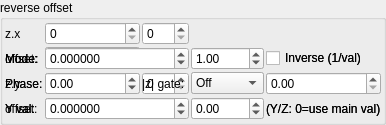
    <widget class="QGroupBox" name="groupBox_4">
     <property name="title">
      <string>reverse offset</string>
     </property>
     <layout class="QVBoxLayout" name="verticalLayout_6" stretch="0">
      <property name="spacing">
       <number>2</number>
      </property>
      <property name="leftMargin">
       <number>2</number>
      </property>
      <property name="topMargin">
       <number>2</number>
      </property>
      <property name="rightMargin">
       <number>2</number>
      </property>
      <property name="bottomMargin">
       <number>2</number>
      </property>
      <item>
       <layout class="QGridLayout" name="gridLayout_20" columnstretch="0,1,1">
        <property name="spacing">
         <number>2</number>
        </property>
        <item row="1" column="0">
         <widget class="QLabel" name="label_111">
          <property name="text">
           <string>offset:</string>
          </property>
         </widget>
        </item>
        <item row="0" column="0">
         <widget class="QLabel" name="label_44">
          <property name="text">
           <string notr="true">z.x</string>
          </property>
         </widget>
        </item>
        <item row="2" column="0">
         <widget class="QLabel" name="label_48">
          <property name="text">
           <string notr="true">z.y</string>
          </property>
         </widget>
        </item>
        <item row="3" column="0">
         <widget class="QLabel" name="label_112">
          <property name="text">
           <string>offset:</string>
          </property>
         </widget>
        </item>
        <item row="0" column="1">
         <widget class="MySpinBox" name="spinboxInt_transf_multiplier_start_iter_4">
          <property name="sizePolicy">
           <sizepolicy hsizetype="Minimum" vsizetype="Maximum">
            <horstretch>0</horstretch>
            <verstretch>0</verstretch>
           </sizepolicy>
          </property>
          <property name="maximum">
           <number>999</number>
          </property>
         </widget>
        </item>
        <item row="0" column="2">
         <widget class="MySpinBox" name="spinboxInt_transf_multiplier_stop_iter_4">
          <property name="sizePolicy">
           <sizepolicy hsizetype="Minimum" vsizetype="Maximum">
            <horstretch>0</horstretch>
            <verstretch>0</verstretch>
           </sizepolicy>
          </property>
          <property name="maximum">
           <number>999</number>
          </property>
         </widget>
        </item>
      <item row="1" column="0">
       <widget class="QLabel"><property name="text"><string>Mode:</string></property></widget>
      </item>
      <item row="1" column="1">
       <widget class="MyComboBox" name="comboBox_transf_multiplier_value_mode_4">
        <item><property name="text"><string notr="true">Constant</string></property></item>
        <item><property name="text"><string notr="true">Sine</string></property></item>
        <item><property name="text"><string notr="true">Ramp</string></property></item>
        <item><property name="text"><string notr="true">Exponential</string></property></item>
        <item><property name="text"><string notr="true">Triangle</string></property></item>
        <item><property name="text"><string notr="true">Square</string></property></item>
        <item><property name="text"><string notr="true">Smoothstep</string></property></item>
        <item><property name="text"><string notr="true">Noise</string></property></item>
        <item><property name="text"><string notr="true">Ping-pong</string></property></item>
        <item><property name="text"><string notr="true">Stepped</string></property></item>
       </widget>
      </item>
      <item row="1" column="2">
       <widget class="QLabel"><property name="text"><string>Freq:</string></property></widget>
      </item>
      <item row="1" column="3">
       <widget class="MyDoubleSpinBox" name="spinbox_transf_multiplier_frequency_4">
        <property name="minimum"><double>0.01</double></property><property name="maximum"><double>100.0</double></property>
        <property name="singleStep"><double>0.1</double></property><property name="value"><double>1.0</double></property>
       </widget>
      </item>
      <item row="1" column="4" colspan="2">
       <widget class="MyCheckBox" name="checkBox_transf_multiplier_inverse_4">
        <property name="text"><string>Inverse (1/val)</string></property>
       </widget>
      </item>
      <item row="2" column="0">
       <widget class="QLabel"><property name="text"><string>Phase:</string></property></widget>
      </item>
      <item row="2" column="1">
       <widget class="MyDoubleSpinBox" name="spinbox_transf_multiplier_phase_4">
        <property name="minimum"><double>-10.0</double></property><property name="maximum"><double>10.0</double></property>
        <property name="singleStep"><double>0.1</double></property><property name="value"><double>0.0</double></property>
       </widget>
      </item>
      <item row="2" column="2">
       <widget class="QLabel"><property name="text"><string>|z| gate:</string></property></widget>
      </item>
      <item row="2" column="3">
       <widget class="MyComboBox" name="comboBox_transf_multiplier_threshold_mode_4">
        <item><property name="text"><string notr="true">Off</string></property></item>
        <item><property name="text"><string notr="true">&gt; thresh</string></property></item>
        <item><property name="text"><string notr="true">&lt; thresh</string></property></item>
       </widget>
      </item>
      <item row="2" column="4" colspan="2">
       <widget class="MyDoubleSpinBox" name="spinbox_transf_multiplier_threshold_4">
        <property name="minimum"><double>0.0</double></property><property name="maximum"><double>1000.0</double></property>
        <property name="singleStep"><double>0.1</double></property><property name="value"><double>0.0</double></property>
       </widget>
      </item>
      <item row="3" column="0">
       <widget class="QLabel"><property name="text"><string>Y val:</string></property></widget>
      </item>
      <item row="3" column="1">
       <widget class="MyDoubleSpinBox" name="spinbox_transf_multiplier_scale_y_4">
        <property name="minimum"><double>-100.0</double></property><property name="maximum"><double>100.0</double></property>
        <property name="singleStep"><double>0.01</double></property><property name="value"><double>0.0</double></property>
       </widget>
      </item>
      <item row="3" column="2">
       <widget class="QLabel"><property name="text"><string>Z val:</string></property></widget>
      </item>
      <item row="3" column="3">
       <widget class="MyDoubleSpinBox" name="spinbox_transf_multiplier_scale_z_4">
        <property name="minimum"><double>-100.0</double></property><property name="maximum"><double>100.0</double></property>
        <property name="singleStep"><double>0.01</double></property><property name="value"><double>0.0</double></property>
       </widget>
      </item>
      <item row="3" column="4" colspan="2">
       <widget class="QLabel"><property name="text"><string notr="true">(Y/Z: 0=use main val)</string></property></widget>
      </item>
        <item row="2" column="1">
         <widget class="MySpinBox" name="spinboxInt_transf_multiplier_start_iter_5">
          <property name="sizePolicy">
           <sizepolicy hsizetype="Minimum" vsizetype="Maximum">
            <horstretch>0</horstretch>
            <verstretch>0</verstretch>
           </sizepolicy>
          </property>
          <property name="maximum">
           <number>999</number>
          </property>
         </widget>
        </item>
        <item row="2" column="2">
         <widget class="MySpinBox" name="spinboxInt_transf_multiplier_stop_iter_5">
          <property name="sizePolicy">
           <sizepolicy hsizetype="Minimum" vsizetype="Maximum">
            <horstretch>0</horstretch>
            <verstretch>0</verstretch>
           </sizepolicy>
          </property>
          <property name="maximum">
           <number>999</number>
          </property>
         </widget>
        </item>
      <item row="1" column="0">
       <widget class="QLabel"><property name="text"><string>Mode:</string></property></widget>
      </item>
      <item row="1" column="1">
       <widget class="MyComboBox" name="comboBox_transf_multiplier_value_mode_5">
        <item><property name="text"><string notr="true">Constant</string></property></item>
        <item><property name="text"><string notr="true">Sine</string></property></item>
        <item><property name="text"><string notr="true">Ramp</string></property></item>
        <item><property name="text"><string notr="true">Exponential</string></property></item>
        <item><property name="text"><string notr="true">Triangle</string></property></item>
        <item><property name="text"><string notr="true">Square</string></property></item>
        <item><property name="text"><string notr="true">Smoothstep</string></property></item>
        <item><property name="text"><string notr="true">Noise</string></property></item>
        <item><property name="text"><string notr="true">Ping-pong</string></property></item>
        <item><property name="text"><string notr="true">Stepped</string></property></item>
       </widget>
      </item>
      <item row="1" column="2">
       <widget class="QLabel"><property name="text"><string>Freq:</string></property></widget>
      </item>
      <item row="1" column="3">
       <widget class="MyDoubleSpinBox" name="spinbox_transf_multiplier_frequency_5">
        <property name="minimum"><double>0.01</double></property><property name="maximum"><double>100.0</double></property>
        <property name="singleStep"><double>0.1</double></property><property name="value"><double>1.0</double></property>
       </widget>
      </item>
      <item row="1" column="4" colspan="2">
       <widget class="MyCheckBox" name="checkBox_transf_multiplier_inverse_5">
        <property name="text"><string>Inverse (1/val)</string></property>
       </widget>
      </item>
      <item row="2" column="0">
       <widget class="QLabel"><property name="text"><string>Phase:</string></property></widget>
      </item>
      <item row="2" column="1">
       <widget class="MyDoubleSpinBox" name="spinbox_transf_multiplier_phase_5">
        <property name="minimum"><double>-10.0</double></property><property name="maximum"><double>10.0</double></property>
        <property name="singleStep"><double>0.1</double></property><property name="value"><double>0.0</double></property>
       </widget>
      </item>
      <item row="2" column="2">
       <widget class="QLabel"><property name="text"><string>|z| gate:</string></property></widget>
      </item>
      <item row="2" column="3">
       <widget class="MyComboBox" name="comboBox_transf_multiplier_threshold_mode_5">
        <item><property name="text"><string notr="true">Off</string></property></item>
        <item><property name="text"><string notr="true">&gt; thresh</string></property></item>
        <item><property name="text"><string notr="true">&lt; thresh</string></property></item>
       </widget>
      </item>
      <item row="2" column="4" colspan="2">
       <widget class="MyDoubleSpinBox" name="spinbox_transf_multiplier_threshold_5">
        <property name="minimum"><double>0.0</double></property><property name="maximum"><double>1000.0</double></property>
        <property name="singleStep"><double>0.1</double></property><property name="value"><double>0.0</double></property>
       </widget>
      </item>
      <item row="3" column="0">
       <widget class="QLabel"><property name="text"><string>Y val:</string></property></widget>
      </item>
      <item row="3" column="1">
       <widget class="MyDoubleSpinBox" name="spinbox_transf_multiplier_scale_y_5">
        <property name="minimum"><double>-100.0</double></property><property name="maximum"><double>100.0</double></property>
        <property name="singleStep"><double>0.01</double></property><property name="value"><double>0.0</double></property>
       </widget>
      </item>
      <item row="3" column="2">
       <widget class="QLabel"><property name="text"><string>Z val:</string></property></widget>
      </item>
      <item row="3" column="3">
       <widget class="MyDoubleSpinBox" name="spinbox_transf_multiplier_scale_z_5">
        <property name="minimum"><double>-100.0</double></property><property name="maximum"><double>100.0</double></property>
        <property name="singleStep"><double>0.01</double></property><property name="value"><double>0.0</double></property>
       </widget>
      </item>
      <item row="3" column="4" colspan="2">
       <widget class="QLabel"><property name="text"><string notr="true">(Y/Z: 0=use main val)</string></property></widget>
      </item>
        <item row="1" column="1" colspan="2">
         <widget class="MyDoubleSpinBox" name="spinbox_transf_offsetE_2">
          <property name="sizePolicy">
           <sizepolicy hsizetype="Minimum" vsizetype="Maximum">
            <horstretch>0</horstretch>
            <verstretch>0</verstretch>
           </sizepolicy>
          </property>
          <property name="prefix">
           <string/>
          </property>
          <property name="suffix">
           <string/>
          </property>
          <property name="decimals">
           <number>6</number>
          </property>
          <property name="minimum">
           <double>-99.989999999999995</double>
          </property>
          <property name="maximum">
           <double>99.989999999999995</double>
          </property>
          <property name="singleStep">
           <double>0.100000000000000</double>
          </property>
         </widget>
        </item>
        <item row="3" column="1" colspan="2">
         <widget class="MyDoubleSpinBox" name="spinbox_transf_offsetF_2">
          <property name="sizePolicy">
           <sizepolicy hsizetype="Minimum" vsizetype="Maximum">
            <horstretch>0</horstretch>
            <verstretch>0</verstretch>
           </sizepolicy>
          </property>
          <property name="prefix">
           <string/>
          </property>
          <property name="suffix">
           <string/>
          </property>
          <property name="decimals">
           <number>6</number>
          </property>
          <property name="minimum">
           <double>-99.989999999999995</double>
          </property>
          <property name="maximum">
           <double>99.989999999999995</double>
          </property>
          <property name="singleStep">
           <double>0.100000000000000</double>
          </property>
         </widget>
        </item>
       </layout>
      </item>
     </layout>
    </widget>
